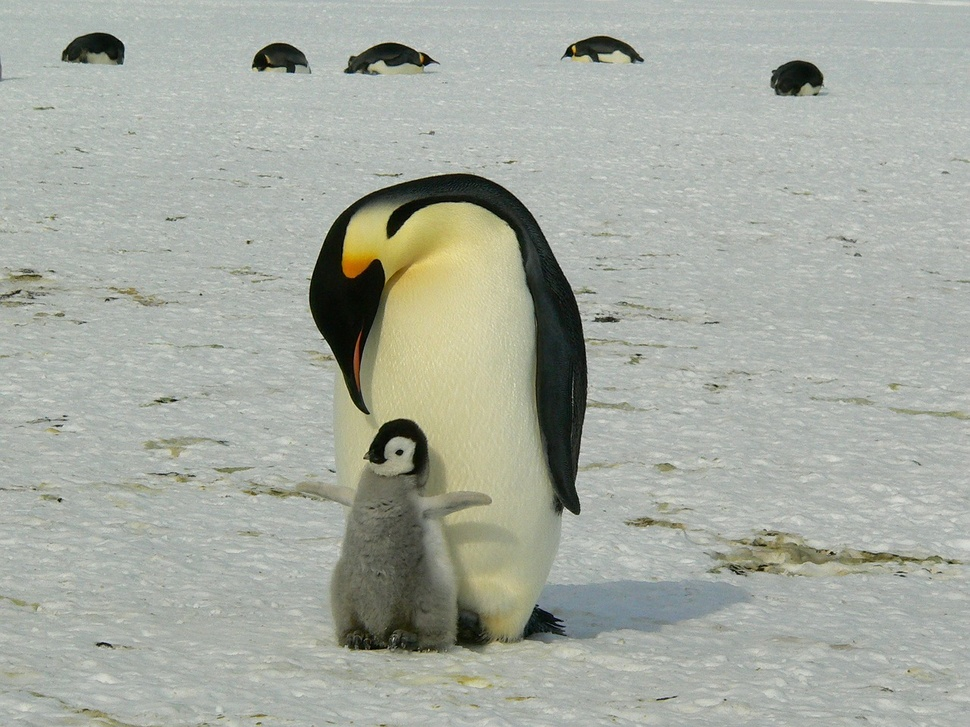
#> input picture imgs/penguins.jpg, 970 x 727 px, shrunk from 1280 x 960 before the run
$ jupyter execute L2_ColorSpaces.ipynb
#> lines starting #> are read from the running program, lines starting #| are printed output that depends on the picture
# What's color??

Color is light (electromagnetic waves) moving through space at different frequencies. Check Bibliography :D-

# How computers interpret color?

Well, it depends. There are different ways in which computers can represent colors. This has many reasons, but the main one is limitations on the technology used.

For example:
## RGB VS CMY
Both RGB and CMY are widely used color spaces. But one is used to represent colors on a screen, and the other one on a physical paper.

RGB's technology, wich stands for (Red, Green and Blue), focuses on mixing different wavelenghts until creating the desired color. If all of their basic elements are combined, you can create white. CMY (Cyan, Magenta and Yellow), works in a similar way, to achieve differt colors you mix them, but when the three of them are mixed, instead of white,you get black. Kinda what you did on kindergarden.

There are several color spaces, and it its important that you know the limitations and advantages to the one you are using.

# More on RGB

**Important:** RGB is know as BGR in OpenCV.

I believe RGB is the most common nowadays. Since most of our screens work with it. However, there are also "different" RGB "formats".

I'm actually refering to color depth. This indicates the amount of precision by which a color can be stored and displayed. As you may know, in the process of converting an analog signal into a digital one, some information gets lost. Since digital is an aproximation of the analog signal, the fidelity depends on how much precision you can capture (and reproduce) from the signal, if you do it with little precisicion (2 bits) is GrayScale, you might not have the expected result. Or perhaps with a ton of precision (16+ bits), you'll be processing way too much data, which might even not provide distinguishable differences for the human eye.

Later, you'll see that at processing, we usually simplify the colorScale, to further reduce processing time, or better identifying colors.

Now, onto _da code._

## The alfa value:
TODO: INVESTIGAR.

[cell 1]
import cv2
print("Imported OpenCV")

[cell 2]
# First we import an image
img = cv2.imread("../imgs/penguins.jpg")
#> img is the input picture: shape (727, 970, 3); mean B, G, R 160.3, 170.1, 165.3

# Change color Spaces on OpenCV.
If you want to convert from one format to the other, you'll use `cv2.cvtColor(...)`. The second argument shall express the format your image has and the one you want to covert. Example: `BGR` + `2` + `GRAY`.

## More Color spaces in OpenCV:

https://docs.opencv.org/3.4/d8/d01/group__imgproc__color__conversions.html#ga4e0972be5de079fed4e3a10e24ef5ef0

## Math details:
https://docs.opencv.org/3.4/de/d25/imgproc_color_conversions.html#color_convert_rgb_xyz

[cell 3]
# Change colorSpace
# Colorspace RGB -> GRAY
imgGray = cv2.cvtColor(img, cv2.COLOR_BGR2GRAY)
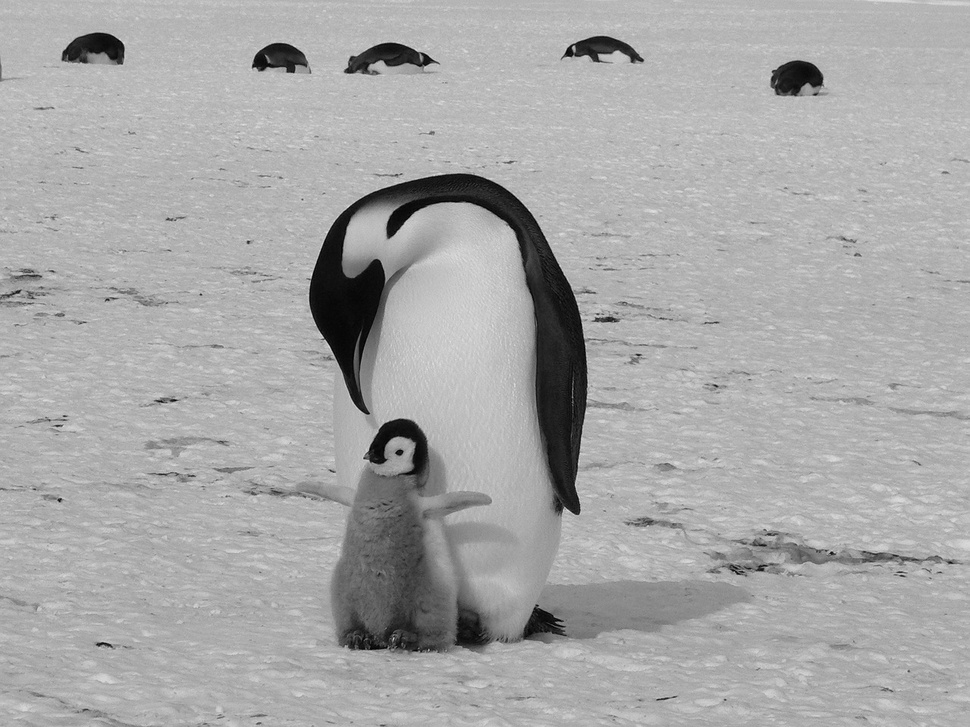
#> imgGray: shape (727, 970); min 1, max 230, mean 167.6

# Then we show it
cv2.imshow("GrayScale", imgGray)

cv2.waitKey(0)
cv2.destroyAllWindows()


$ run again, with imgs/sky.jpg copied over imgs/penguins.jpg
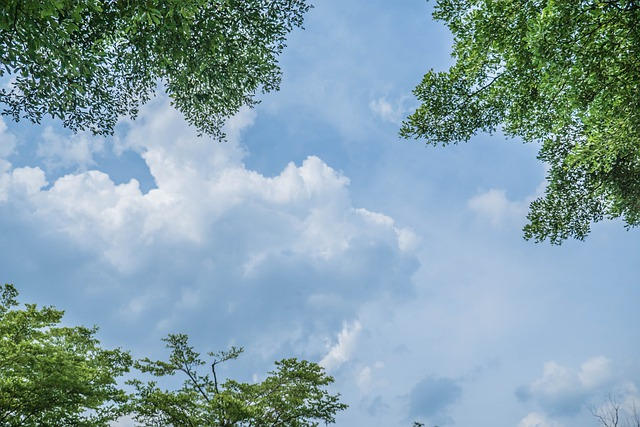
#> input picture imgs/sky.jpg, 640 x 427 px
#> img is the input picture: shape (427, 640, 3); mean B, G, R 168.1, 158.5, 130.7
#> `imgGray = cv2.cvtColor(img, cv2.COLOR_BGR2GRAY)`:
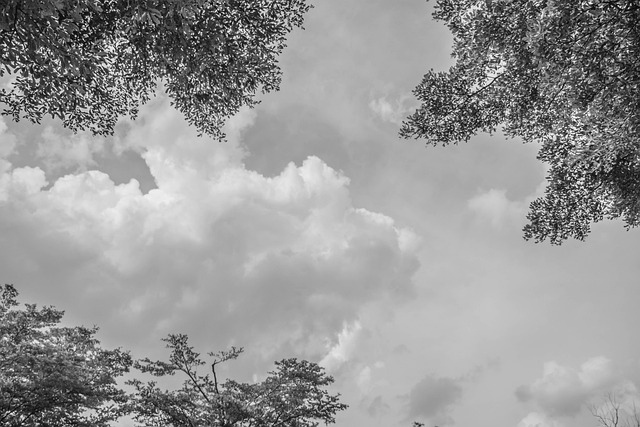
#> imgGray: shape (427, 640); min 1, max 251, mean 151.3
